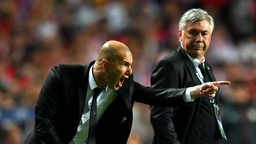
#> input picture examples/sample_input.jpg, 256 x 144 px, shrunk from 1280 x 720 before the run
$ python jpeg_reference.py ../examples/sample_input.jpg
#> lines starting #> are read from the running program, lines starting #| are printed output that depends on the picture
"""Independent reference JPEG decoder used only to validate yolopose.vision.jpeg.

This intentionally uses a different code structure (matrix-multiply IDCT via
scipy-free separable matrices, coefficient-level output) so that a bug in the
production decoder cannot be mirrored here.
"""
import math
import sys

import numpy as np

ZIGZAG = [
    0, 1, 8, 16, 9, 2, 3, 10, 17, 24, 32, 25, 18, 11, 4, 5,
    12, 19, 26, 33, 40, 48, 41, 34, 27, 20, 13, 6, 7, 14, 21, 28,
    35, 42, 49, 56, 57, 50, 43, 36, 29, 22, 15, 23, 30, 37, 44, 51,
    58, 59, 52, 45, 38, 31, 39, 46, 53, 60, 61, 54, 47, 55, 62, 63,
]

# Separable IDCT matrices: idct = A^T @ C @ A  with A[x][u] = c(u) cos((2x+1)u pi/16)/2
A = np.zeros((8, 8))
for x in range(8):
    for u in range(8):
        cu = 1.0 / math.sqrt(2.0) if u == 0 else 1.0
        A[x][u] = 0.5 * cu * math.cos((2 * x + 1) * u * math.pi / 16.0)


class RefBitReader:
    def __init__(self, data, pos):
        self.data = list(data)
        self.pos = pos
        self.cur = 0
        self.nbits = 0

    def _next_byte(self):
        if self.pos >= len(self.data):
            return None
        b = self.data[self.pos]
        self.pos += 1
        if b == 0xFF:
            if self.pos < len(self.data) and self.data[self.pos] == 0x00:
                self.pos += 1
                return 0xFF
            return None
        return b

    def bit(self):
        if self.nbits == 0:
            b = self._next_byte()
            if b is None:
                return 0
            self.cur = b
            self.nbits = 8
        self.nbits -= 1
        return (self.cur >> self.nbits) & 1

    def bits(self, n):
        v = 0
        for _ in range(n):
            v = (v << 1) | self.bit()
        return v


class RefHuffman:
    def __init__(self, counts, values):
        # Build (code, length) -> value table exactly per T.81 Annex C.
        self.table = {}
        code = 0
        k = 0
        for length in range(1, 17):
            for _ in range(counts[length - 1]):
                self.table[(length, code)] = values[k]
                k += 1
                code += 1
            code <<= 1
        self.maxlen = max((l for l in range(1, 17) if counts[l - 1]), default=0)

    def decode(self, reader):
        code = 0
        for length in range(1, self.maxlen + 1):
            code = (code << 1) | reader.bit()
            v = self.table.get((length, code))
            if v is not None:
                return v
        raise ValueError("bad huffman code")


def decode_reference(data):
    """Return a list of (component_index, block_row, block_col, coeffs[64])."""
    quant = {}
    huff = {}
    comps = []
    width = height = 0
    restart_interval = 0
    pos = 2
    scans = []
    while pos < len(data) - 1:
        if data[pos] != 0xFF:
            pos += 1
            continue
        m = data[pos + 1]
        pos += 2
        if m in (0xD8, 0x01) or 0xD0 <= m <= 0xD7:
            continue
        if m == 0xD9:
            break
        ln = int.from_bytes(data[pos:pos + 2], "big")
        seg = data[pos + 2:pos + ln]
        pos += ln
        if m == 0xDB:
            p = 0
            while p < len(seg):
                tid = seg[p]
                p += 1
                tbl = np.frombuffer(seg[p:p + 64], dtype=np.uint8).astype(np.int32)
                p += 64
                nat = np.zeros(64, dtype=np.int32)
                nat[ZIGZAG] = tbl
                quant[tid & 15] = nat
        elif m in (0xC0, 0xC1):
            height = int.from_bytes(seg[1:3], "big")
            width = int.from_bytes(seg[3:5], "big")
            n = seg[5]
            comps = []
            for i in range(n):
                b = 6 + i * 3
                comps.append({"id": seg[b], "h": seg[b + 1] >> 4, "v": seg[b + 1] & 15,
                              "q": seg[b + 2]})
        elif m == 0xC4:
            p = 0
            while p < len(seg):
                tid = seg[p]
                counts = list(seg[p + 1:p + 17])
                n = sum(counts)
                values = list(seg[p + 17:p + 17 + n])
                p += 17 + n
                huff[(tid >> 4, tid & 15)] = RefHuffman(counts, values)
        elif m == 0xDD:
            restart_interval = int.from_bytes(seg[0:2], "big")
        elif m == 0xDA:
            n = seg[0]
            for i in range(n):
                comp = next(c for c in comps if c["id"] == seg[1 + i * 2])
                comp["dc"] = huff[(0, seg[2 + i * 2] >> 4)]
                comp["ac"] = huff[(1, seg[2 + i * 2] & 15)]
            scans.append((pos, [next(c for c in comps if c["id"] == seg[1 + i * 2])
                                for i in range(n)]))
            break
    return {
        "width": width, "height": height, "comps": comps, "quant": quant,
        "scan": scans[0] if scans else None, "restart": restart_interval,
    }


def decode_coefficients(data):
    """Decode all DCT coefficient blocks, returning {(comp, r, c): coeffs[64]}."""
    meta = decode_reference(data)
    offset, scan_comps = meta["scan"]
    width, height, comps = meta["width"], meta["height"], meta["comps"]
    max_h = max(c["h"] for c in comps)
    max_v = max(c["v"] for c in comps)
    mcu_w, mcu_h = 8 * max_h, 8 * max_v
    mcus_x = (width + mcu_w - 1) // mcu_w
    mcus_y = (height + mcu_h - 1) // mcu_h

    reader = RefBitReader(data, offset)
    out = {}
    for comp_index, comp in enumerate(comps):
        comp["pred"] = 0
        comp["bw"] = mcus_x * comp["h"]
        comp["bh"] = mcus_y * comp["v"]
        out[comp_index] = {}

    mcu = 0
    for my in range(mcus_y):
        for mx in range(mcus_x):
            if meta["restart"] and mcu and mcu % meta["restart"] == 0:
                reader.nbits = 0
                for comp in comps:
                    comp["pred"] = 0
            mcu += 1
            for comp_index, comp in enumerate(comps):
                for by in range(comp["v"]):
                    for bx in range(comp["h"]):
                        coeffs = np.zeros(64, dtype=np.int32)
                        cat = comp["dc"].decode(reader)
                        diff = 0
                        if cat:
                            v = reader.bits(cat)
                            diff = v if v >= (1 << (cat - 1)) else v - (1 << cat) + 1
                        comp["pred"] += diff
                        coeffs[0] = comp["pred"]
                        k = 1
                        while k < 64:
                            rs = comp["ac"].decode(reader)
                            if rs == 0:
                                break
                            run, size = rs >> 4, rs & 15
                            if size == 0:
                                if run == 15:
                                    k += 16
                                    continue
                                break
                            k += run
                            if k >= 64:
                                break
                            v = reader.bits(size)
                            coeffs[k] = v if v >= (1 << (size - 1)) else v - (1 << size) + 1
                            k += 1
                        row = my * comp["v"] + by
                        col = mx * comp["h"] + bx
                        out[comp_index][(row, col)] = coeffs
    return meta, out


def reconstruct(meta, coefficients):
    """Full IDCT reconstruction to an RGB uint8 image (nearest chroma upsample)."""
    width, height = meta["width"], meta["height"]
    comps = meta["comps"]
    max_h = max(c["h"] for c in comps)
    max_v = max(c["v"] for c in comps)
    planes = []
    for ci, comp in enumerate(comps):
        q = meta["quant"][comp["q"]].reshape(8, 8)
        bh, bw = comp["bh"], comp["bw"]
        plane = np.zeros((bh * 8, bw * 8), dtype=np.float64)
        for (r, c), coeffs in coefficients[ci].items():
            coef = coeffs.reshape(8, 8).astype(np.float64) * q
            block = A.T @ coef @ A
            plane[r * 8:(r + 1) * 8, c * 8:(c + 1) * 8] = block
        if comp["h"] != max_h or comp["v"] != max_v:
            plane = np.repeat(np.repeat(plane, max_v // comp["v"], axis=0),
                              max_h // comp["h"], axis=1)
        planes.append(plane[:height, :width] + 128.0)

    if len(planes) == 1:
        grey = np.clip(planes[0], 0, 255).astype(np.uint8)
        return np.repeat(grey[:, :, None], 3, axis=2)
    y, cb, cr = planes[0], planes[1], planes[2]
    r = y + 1.402 * (cr - 128)
    g = y - 0.344136 * (cb - 128) - 0.714136 * (cr - 128)
    b = y + 1.772 * (cb - 128)
    return np.clip(np.stack([r, g, b], axis=2), 0, 255).astype(np.uint8)


if __name__ == "__main__":
    path = sys.argv[1]
    from PIL import Image
    meta, coeffs = decode_coefficients(open(path, "rb").read())
    mine = reconstruct(meta, coeffs)
    ref = np.asarray(Image.open(path).convert("RGB"))
#> ref is the input picture: shape (144, 256, 3); mean R, G, B 69.5, 58.2, 51.4
    print("reference reconstruction vs Pillow:", mine.shape, ref.shape)
#| reference reconstruction vs Pillow: (144, 256, 3) (144, 256, 3)
    print("  max diff:", np.abs(mine.astype(int) - ref.astype(int)).max())
#|   max diff: 255
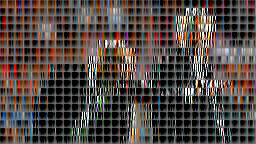
#> mine: shape (144, 256, 3); mean R, G, B 82.6, 72.8, 68.3
    # print first luma block DC values
    print("  first 4 luma block DCs:",
          [int(coeffs[0][(0, c)][0]) for c in range(4)])
